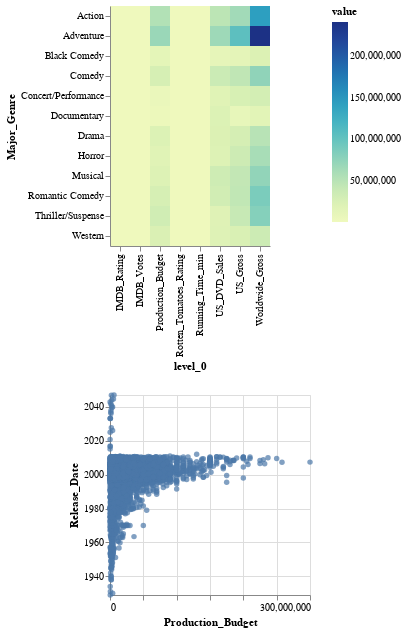

This figure's notebook cell:
### Code cell
import pandas as pd
    import altair_express as alx
    from vega_datasets import data
    df = data.movies()
    df['Release_Date'] = pd.to_datetime(df['Release_Date'])
    grouped_df = df.groupby("Major_Genre").mean(numeric_only=True)
    
    brush = alx.highlight_brush() 
    
    heatmap = alx.tooltip_hover()+(brush + alx.heatmap(grouped_df))
    heatmap & alx.tooltip_hover(nearest=True)+alx.scatterplot(df,x='Production_Budget',y='Release_Date',effects={"filter":brush})

### Figure 1 — Vega-Lite specification as saved in the notebook (floating-point values rounded to 4 significant figures; data arrays with more than 128 entries replaced by an {"elided": "..."} marker saying what was removed)
{"config": {"view": {"continuousWidth": 400, "continuousHeight": 300}}, "vconcat": [{"data": {"name": "data-47b9a4d0365e6fc8dc52bd5de96d9ad0"}, "mark": {"type": "rect", "cursor": "crosshair", "tooltip": {"content": "data"}}, "encoding": {"color": {"condition": {"field": "value", "type": "quantitative", "param": "ALX_SELECTION_drag_FILTER"}, "value": "lightgray"}, "x": {"field": "level_0", "type": "ordinal"}, "y": {"field": "Major_Genre", "type": "ordinal"}}, "name": "view_3", "view": {"cursor": "crosshair", "stroke": null}}, {"data": {"name": "data-eabbd66f62ac0a5b9e00a807808afd53"}, "mark": {"type": "circle", "tooltip": {"content": "data"}}, "encoding": {"x": {"axis": {}, "field": "Production_Budget", "scale": {"zero": false}, "type": "quantitative"}, "y": {"axis": {}, "field": "Release_Date", "scale": {"zero": false}, "type": "temporal"}}, "height": 200, "name": "view_4", "transform": [{"filter": {"param": "ALX_SELECTION_drag_FILTER"}}], "width": 200}], "params": [{"name": "ALX_SELECTION_drag_FILTER", "select": {"type": "interval", "encodings": ["y"]}, "views": ["view_3"]}, {"name": "param_3", "select": {"type": "point", "clear": "mouseout", "nearest": true, "on": "mouseover"}, "views": ["view_3"]}, {"name": "param_4", "select": {"type": "point", "clear": "mouseout", "nearest": true, "on": "mouseover"}, "views": ["view_4"]}], "$schema": "https://vega.github.io/schema/vega-lite/v5.2.0.json", "datasets": {"data-47b9a4d0365e6fc8dc52bd5de96d9ad0": [{"level_0": "US_Gross", "Major_Genre": "Action", "value": 64360000.0}, {"level_0": "US_Gross", "Major_Genre": "Adventure", "value": 104400000.0}, {"level_0": "US_Gross", "Major_Genre": "Black Comedy", "value": 13820000.0}, {"level_0": "US_Gross", "Major_Genre": "Comedy", "value": 45810000.0}, {"level_0": "US_Gross", "Major_Genre": "Concert/Performance", "value": 27050000.0}, {"level_0": "US_Gross", "Major_Genre": "Documentary", "value": 9230000.0}, {"level_0": "US_Gross", "Major_Genre": "Drama", "value": 29230000.0}, {"level_0": "US_Gross", "Major_Genre": "Horror", "value": 35500000.0}, {"level_0": "US_Gross", "Major_Genre": "Musical", "value": 43240000.0}, {"level_0": "US_Gross", "Major_Genre": "Romantic Comedy", "value": 44920000.0}, {"level_0": "US_Gross", "Major_Genre": "Thriller/Suspense", "value": 40420000.0}, {"level_0": "US_Gross", "Major_Genre": "Western", "value": 26010000.0}, {"level_0": "Worldwide_Gross", "Major_Genre": "Action", "value": 143900000.0}, {"level_0": "Worldwide_Gross", "Major_Genre": "Adventure", "value": 241200000.0}, {"level_0": "Worldwide_Gross", "Major_Genre": "Black Comedy", "value": 22910000.0}, {"level_0": "Worldwide_Gross", "Major_Genre": "Comedy", "value": 74750000.0}, {"level_0": "Worldwide_Gross", "Major_Genre": "Concert/Performance", "value": 30720000.0}, {"level_0": "Worldwide_Gross", "Major_Genre": "Documentary", "value": 16250000.0}, {"level_0": "Worldwide_Gross", "Major_Genre": "Drama", "value": 51300000.0}, {"level_0": "Worldwide_Gross", "Major_Genre": "Horror", "value": 60830000.0}, {"level_0": "Worldwide_Gross", "Major_Genre": "Musical", "value": 73680000.0}, {"level_0": "Worldwide_Gross", "Major_Genre": "Romantic Comedy", "value": 86620000.0}, {"level_0": "Worldwide_Gross", "Major_Genre": "Thriller/Suspense", "value": 80590000.0}, {"level_0": "Worldwide_Gross", "Major_Genre": "Western", "value": 36150000.0}, {"level_0": "US_DVD_Sales", "Major_Genre": "Action", "value": 48580000.0}, {"level_0": "US_DVD_Sales", "Major_Genre": "Adventure", "value": 66460000.0}, {"level_0": "US_DVD_Sales", "Major_Genre": "Black Comedy", "value": 11220000.0}, {"level_0": "US_DVD_Sales", "Major_Genre": "Comedy", "value": 37100000.0}, {"level_0": "US_DVD_Sales", "Major_Genre": "Concert/Performance", "value": 18150000.0}, {"level_0": "US_DVD_Sales", "Major_Genre": "Documentary", "value": 22430000.0}, {"level_0": "US_DVD_Sales", "Major_Genre": "Drama", "value": 22860000.0}, {"level_0": "US_DVD_Sales", "Major_Genre": "Horror", "value": 21110000.0}, {"level_0": "US_DVD_Sales", "Major_Genre": "Musical", "value": 34330000.0}, {"level_0": "US_DVD_Sales", "Major_Genre": "Romantic Comedy", "value": 32140000.0}, {"level_0": "US_DVD_Sales", "Major_Genre": "Thriller/Suspense", "value": 19840000.0}, {"level_0": "US_DVD_Sales", "Major_Genre": "Western", "value": 19960000.0}, {"level_0": "Production_Budget", "Major_Genre": "Action", "value": 54690000.0}, {"level_0": "Production_Budget", "Major_Genre": "Adventure", "value": 68840000.0}, {"level_0": "Production_Budget", "Major_Genre": "Black Comedy", "value": 12820000.0}, {"level_0": "Production_Budget", "Major_Genre": "Comedy", "value": 28420000.0}, {"level_0": "Production_Budget", "Major_Genre": "Concert/Performance", "value": 6100000.0}, {"level_0": "Production_Budget", "Major_Genre": "Documentary", "value": 4216000.0}, {"level_0": "Production_Budget", "Major_Genre": "Drama", "value": 22580000.0}, {"level_0": "Production_Budget", "Major_Genre": "Horror", "value": 18530000.0}, {"level_0": "Production_Budget", "Major_Genre": "Musical", "value": 21380000.0}, {"level_0": "Production_Budget", "Major_Genre": "Romantic Comedy", "value": 28350000.0}, {"level_0": "Production_Budget", "Major_Genre": "Thriller/Suspense", "value": 33000000.0}, {"level_0": "Production_Budget", "Major_Genre": "Western", "value": 25150000.0}, {"level_0": "Running_Time_min", "Major_Genre": "Action", "value": 114.4}, {"level_0": "Running_Time_min", "Major_Genre": "Adventure", "value": 110.0}, {"level_0": "Running_Time_min", "Major_Genre": "Black Comedy", "value": 105.4}, {"level_0": "Running_Time_min", "Major_Genre": "Comedy", "value": 98.57}, {"level_0": "Running_Time_min", "Major_Genre": "Concert/Performance", "value": 100.5}, {"level_0": "Running_Time_min", "Major_Genre": "Documentary", "value": 89.8}, {"level_0": "Running_Time_min", "Major_Genre": "Drama", "value": 122.0}, {"level_0": "Running_Time_min", "Major_Genre": "Horror", "value": 101.3}, {"level_0": "Running_Time_min", "Major_Genre": "Musical", "value": 115.5}, {"level_0": "Running_Time_min", "Major_Genre": "Romantic Comedy", "value": 107.6}, {"level_0": "Running_Time_min", "Major_Genre": "Thriller/Suspense", "value": 111.0}, {"level_0": "Running_Time_min", "Major_Genre": "Western", "value": 130.8}, {"level_0": "Rotten_Tomatoes_Rating", "Major_Genre": "Action", "value": 48.2}, {"level_0": "Rotten_Tomatoes_Rating", "Major_Genre": "Adventure", "value": 58.61}, {"level_0": "Rotten_Tomatoes_Rating", "Major_Genre": "Black Comedy", "value": 58.56}, {"level_0": "Rotten_Tomatoes_Rating", "Major_Genre": "Comedy", "value": 47.78}, {"level_0": "Rotten_Tomatoes_Rating", "Major_Genre": "Concert/Performance", "value": 66.67}, {"level_0": "Rotten_Tomatoes_Rating", "Major_Genre": "Documentary", "value": 81.14}, {"level_0": "Rotten_Tomatoes_Rating", "Major_Genre": "Drama", "value": 63.14}, {"level_0": "Rotten_Tomatoes_Rating", "Major_Genre": "Horror", "value": 41.23}, {"level_0": "Rotten_Tomatoes_Rating", "Major_Genre": "Musical", "value": 68.0}, {"level_0": "Rotten_Tomatoes_Rating", "Major_Genre": "Romantic Comedy", "value": 43.04}, {"level_0": "Rotten_Tomatoes_Rating", "Major_Genre": "Thriller/Suspense", "value": 47.56}, {"level_0": "Rotten_Tomatoes_Rating", "Major_Genre": "Western", "value": 65.0}, {"level_0": "IMDB_Rating", "Major_Genre": "Action", "value": 6.115}, {"level_0": "IMDB_Rating", "Major_Genre": "Adventure", "value": 6.345}, {"level_0": "IMDB_Rating", "Major_Genre": "Black Comedy", "value": 6.819}, {"level_0": "IMDB_Rating", "Major_Genre": "Comedy", "value": 5.854}, {"level_0": "IMDB_Rating", "Major_Genre": "Concert/Performance", "value": 6.325}, {"level_0": "IMDB_Rating", "Major_Genre": "Documentary", "value": 6.997}, {"level_0": "IMDB_Rating", "Major_Genre": "Drama", "value": 6.773}, {"level_0": "IMDB_Rating", "Major_Genre": "Horror", "value": 5.676}, {"level_0": "IMDB_Rating", "Major_Genre": "Musical", "value": 6.448}, {"level_0": "IMDB_Rating", "Major_Genre": "Romantic Comedy", "value": 5.873}, {"level_0": "IMDB_Rating", "Major_Genre": "Thriller/Suspense", "value": 6.361}, {"level_0": "IMDB_Rating", "Major_Genre": "Western", "value": 6.843}, {"level_0": "IMDB_Votes", "Major_Genre": "Action", "value": 45680.0}, {"level_0": "IMDB_Votes", "Major_Genre": "Adventure", "value": 44550.0}, {"level_0": "IMDB_Votes", "Major_Genre": "Black Comedy", "value": 38810.0}, {"level_0": "IMDB_Votes", "Major_Genre": "Comedy", "value": 23460.0}, {"level_0": "IMDB_Votes", "Major_Genre": "Concert/Performance", "value": 1754.0}, {"level_0": "IMDB_Votes", "Major_Genre": "Documentary", "value": 9699.0}, {"level_0": "IMDB_Votes", "Major_Genre": "Drama", "value": 29370.0}, {"level_0": "IMDB_Votes", "Major_Genre": "Horror", "value": 27690.0}, {"level_0": "IMDB_Votes", "Major_Genre": "Musical", "value": 21080.0}, {"level_0": "IMDB_Votes", "Major_Genre": "Romantic Comedy", "value": 21310.0}, {"level_0": "IMDB_Votes", "Major_Genre": "Thriller/Suspense", "value": 35180.0}, {"level_0": "IMDB_Votes", "Major_Genre": "Western", "value": 23750.0}], "data-eabbd66f62ac0a5b9e00a807808afd53": {"elided": "3201 records"}}}
